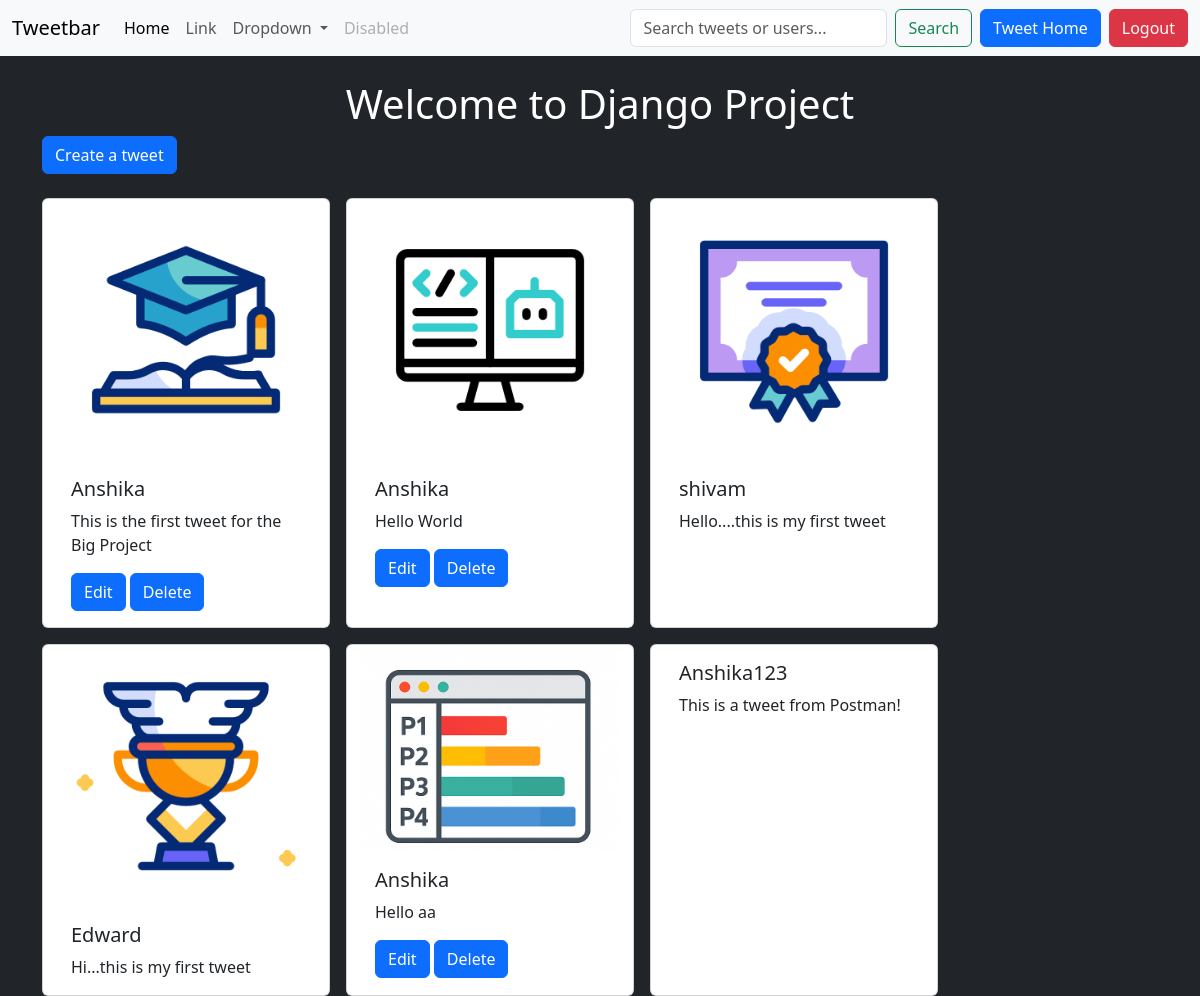
The page /tweet/ (signed in) on the database its author committed.
### tweet/models.py (models this page shows, shortened)
class Tweet(models.Model):
    user = models.ForeignKey(User, on_delete=models.CASCADE)
    text = models.TextField(max_length = 240)
    photo = models.ImageField(upload_to='photos/', blank=True, null=True)
    created_at = models.DateTimeField(auto_now_add=True)
    updated_at = models.DateTimeField(auto_now=True)

### tweet/views.py (the view)
# urls.py: path("", views.tweet_list, name='tweet_list'),
def tweet_list(request):
    query = request.GET.get('q')
    if query:
        tweets = Tweet.objects.filter(
            Q(text__icontains = query) |
            Q(user__username__icontains = query)
        ).order_by('created_at')
    else:
        tweets = Tweet.objects.all().order_by('created_at')
    return render(request, 'tweet_list.html', {'tweets' : tweets})

### tweet/templates/tweet_list.html (shortened to what this page needs)
{% extends "layout.html" %}
{% block content %}
<h1 class="text-center text-white mt-4">Welcome to Django Project</h1>
<a class="btn btn-primary mb-4" href="{% url 'tweet_create'%}">Create a tweet</a>
{% if tweets %}
<div class="container row gap-3">
    {% for tweet in tweets %}
    <div class="card" style="width: 18rem;">
        {% if tweet.photo %}
        <img src="{{ tweet.photo.url }}" class="img-fluid" alt="Tweet Image">
        {% endif %}
        <div class="card-body">
            <h5 class="card-title">{{ tweet.user.username }}</h5>
            <p class="card-text">{{ tweet.text }}</p>
            {% if tweet.user == user %}
            <a href="{% url 'tweet_edit' tweet.id %}" class="btn btn-primary">Edit</a>
            <a href="{% url 'tweet_delete' tweet.id %}" class="btn btn-primary">Delete</a>
            {% endif %}
        </div>
    </div>
    {% endfor %}
</div>
{% else %}
    <h4 class="text-center text-warning mt-4">No tweets found for your search.</h4>
{% endif %}
{% endblock %}

### rows shown on the page
Tweet: photo (picture), user.username "Anshika", text "This is the first tweet for the Big Project", shows "Edit"
Tweet: photo (picture), user.username "Anshika", text "Hello World", shows "Edit"
Tweet: photo (picture), user.username "shivam", text "Hello....this is my first tweet"
Tweet: photo (picture), user.username "Edward", text "Hi...this is my first tweet"
Tweet: photo (picture), user.username "Anshika", text "Hello aa", shows "Edit"
Tweet: user.username "Anshika123", text "This is a tweet from Postman!"
